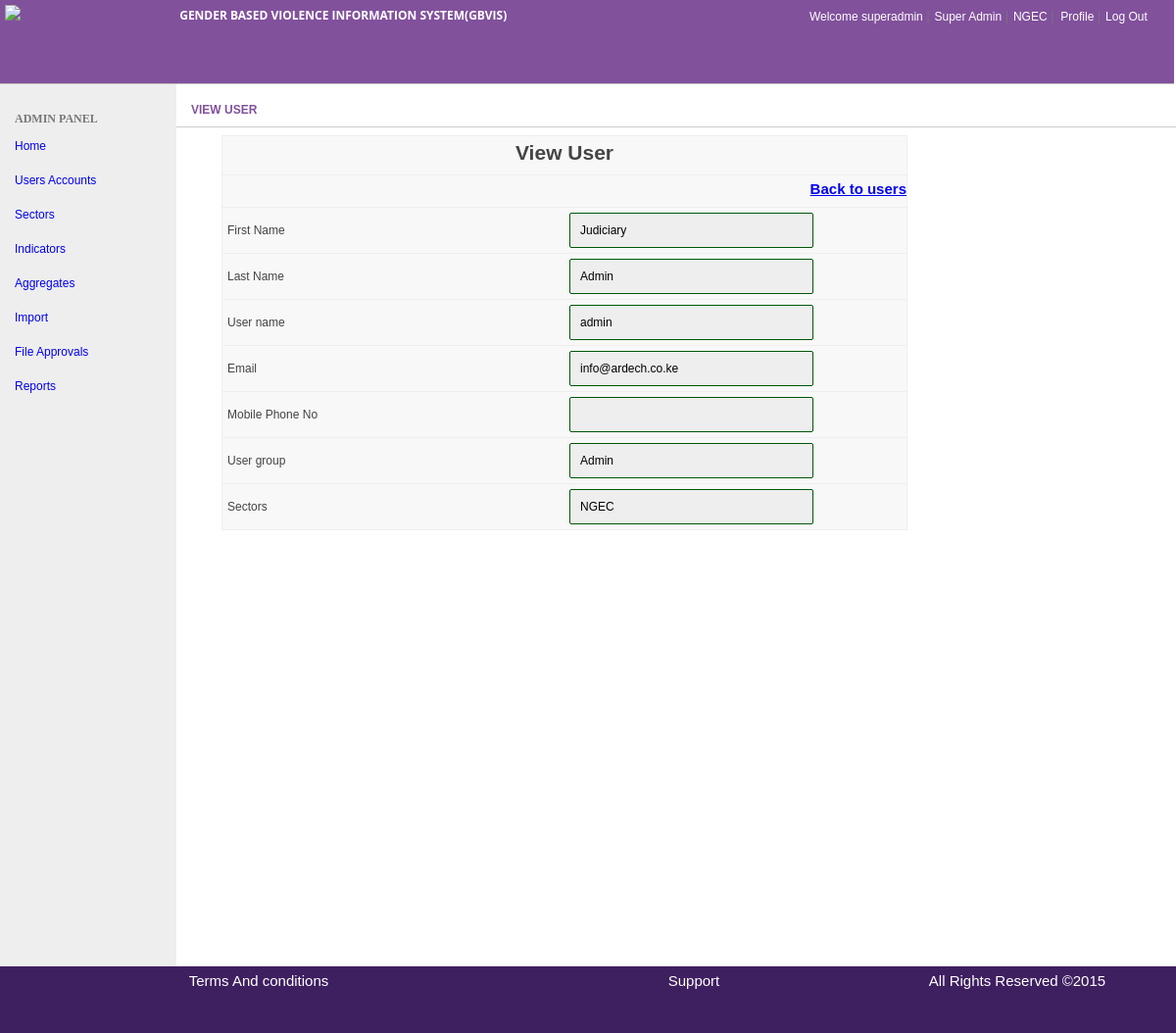
Screenshot of /Data_uploadandapproval/view_file.php?id=12 (signed in) with the database file from the repository.
### tables this page shows
CREATE TABLE IF NOT EXISTS `users` (
  `id` int(11) NOT NULL AUTO_INCREMENT,
  `firstname` varchar(100) NOT NULL,
  `lastname` varchar(100) NOT NULL,
  `mobile_phone` varchar(100) NOT NULL,
  `sector` varchar(100) NOT NULL,
  `username` varchar(50) NOT NULL,
  `password` varchar(50) NOT NULL,
  `email` varchar(50) NOT NULL,
  `user_group` int(11) NOT NULL,
  `join_date` datetime NOT NULL,
  PRIMARY KEY (`id`),
  UNIQUE KEY `username` (`username`)
);

CREATE TABLE IF NOT EXISTS `user_groups` (
  `id` int(11) NOT NULL AUTO_INCREMENT,
  `group_name` varchar(20) NOT NULL,
  `description` varchar(50) DEFAULT NULL,
  `created` datetime DEFAULT NULL,
  PRIMARY KEY (`id`)
);

CREATE TABLE IF NOT EXISTS `sectors` (
  `sector_id` int(10) NOT NULL AUTO_INCREMENT,
  `sector` varchar(100) NOT NULL,
  PRIMARY KEY (`sector_id`)
);

### classes/DB.class.php (called while the page is built, shortened)
<?php
class DB {
    public function processRowSet($rowSet, $singleRow = false)
    {
        $resultArray = array();
        while($row = mysql_fetch_assoc($rowSet))
        {
            array_push($resultArray, $row);
        }
        if($singleRow == true){
            return $resultArray[0];
          }
        return $resultArray;
    }
    public function processRowSetData($rowSet, $singleRow = false)
         {
         $resultArray = array();
         while($row = mysql_fetch_assoc($rowSet))
         {
            array_push($resultArray, $row);
         }
        if($singleRow == true){
            return  $resultArray;
          }
        return $resultArray;
    }
    public function select($table, $where) {
        $sql = "SELECT * FROM $table WHERE $where";
        $result = mysql_query($sql);
        if(mysql_num_rows($result) == 1)
            return $this->processRowSet($result, true);
        return $this->processRowSet($result);
    }
       public function selectData($table, $where) {
        $sql = "SELECT * FROM $table WHERE $where";
        $result = mysql_query($sql);
        if(mysql_num_rows($result) == 1)
            return $this->processRowSetData($result, true);
        return $this->processRowSetData($result);
    }
   }
?>

### classes/UserTools.class.php (called while the page is built, shortened)
<?php
require_once 'DB.class.php';
class UserTools {
	public function get($id)
	{
		$db = new DB();
		$result = $db->select('users', "id = $id");
		return new User($result);
	}
}
?>

### includes/global.inc.php (called while the page is built, shortened)
<?php
require_once 'classes/UserTools.class.php';
require_once 'classes/DB.class.php';
$userTools = new UserTools();
if(isset($_SESSION['logged_in'])) {
	$user = unserialize($_SESSION['user']);
	$_SESSION['user'] = serialize($userTools->get($user->id));
}
?>

### Data_uploadandapproval/view_file.php (the view, shortened to what this page needs)
<?php
require_once 'includes/global.inc.php';
if(isset($_SESSION['logged_in'])) {
$user = unserialize($_SESSION['user']);
$username = "";
$user_group= "";
$email = "";
$user_id = $_GET['id'];
$get_user = $db->selectData("users"," id = $user_id");
foreach ($get_user as $urows)
{
  $firstname = $urows['firstname'];
  $lastname = $urows['lastname'];
  $username = $urows['username'];
  $email = $urows['email'];
  $mobile_phone = $urows['mobile_phone'];
  $user_group = $urows['user_group'];
}
       $groups_result = $db->selectData("user_groups","id = $user_group");
              foreach ($groups_result as $grows)
                      {
                      $group_name = $grows['group_name'];
                      }
include "includes/header.php";
?>
	  <div id="sidebar">
	<div class="sidebar-nav">
	</div>
	  </div>
	  <div id="main-content">
	    <div id="bread-crumbs">
	    </div>
        <div id="content-body">
		<h3 class="page-title">View user</h3>
	       <hr size="1" color="#CCCCCC">
  <div class="profile-data" align="left">
<table class="forms-table" width="700" style="">
   <form method="post" action="<?php echo $_SERVER['PHP_SELF']; ?>">
<tr>
<td colspan="2" style="font:bold 21px arial; text-align:center; border-bottom:1px solid #eee; padding:5px 0 10px 0;"><p >View User </p></td></tr>
<tr>
<td colspan="2" style="font:bold 21px arial; text-align:center; border-bottom:1px solid #eee; padding:5px 0 10px 0;"><p style="float:right; font-size:15px;">  <a href="users_accounts.php">Back to users</a></p><p id="msgDsp" STYLE="color:#FF0000; font-size:14px; "></p>
</td></tr>
<tr>
<td width="50%" class="table-td-input">First Name</td>
<td width="50%" class="table-td-input"><div id='t1'><input type="text" name="lastname" id="lastname" value="<?php echo $firstname; ?>" readonly class=form_textbox_inputs></div></td>
</tr>
<tr>
<td width="50%" class="table-td-input">Last Name</td>
<td width="50%" class="table-td-input"><div id='t1'><input type="text" name="lastname" id="lastname" value="<?php echo $lastname; ?>" readonly  class=form_textbox_inputs></div></td>
</tr>
<tr>
<td width="50%" class="table-td-input">User name</td>
<td width="50%" class="table-td-input"><div id='t1'><input type="text" name="username" id="username" value="<?php echo $username; ?>" readonly class=form_textbox_inputs></div></td>
</tr>
<tr>
<td width="50%" class="table-td-input">Email</td>
<td width="50%" class="table-td-input"><div id='t1'><input type="text" name="email" id="email" value="<?php echo $email; ?>" readonly class=form_textbox_inputs></div></td>
</tr>
<tr>
<td width="50%" class="table-td-input">Mobile Phone No</td>
<td width="50%" class="table-td-input"><div id='t1'><input type="text" name="mobile_phone" id="mobile_phone" value="<?php echo $mobile_phone; ?>" readonly  class=form_textbox_inputs></div></td>
</tr>
<tr>
<td width="50%" class="table-td-input">User group</td>
<td width="50%" class="table-td-input"><div id='s2'><input type="text" name="mobile_phone" id="mobile_phone" value="<?php echo $group_name; ?>" readonly class=form_textbox_inputs></div></td>
</tr>
<tr>
<td width="50%" class="table-td-input">Sectors</td>
<td width="50%" class="table-td-input"><div id='s3'><input type="text" name="mobile_phone" id="mobile_phone" value="<?php echo $user_sector; ?>" readonly class=form_textbox_inputs></div></td>
</tr>
</form>
</table>
<br clear="all">
<br clear="all">
</div><br clear="all">
	    </div>
	  </div>
 <?php
	}
else
{
	header("Location: login.php");
}
?>

### includes/header.php (shortened to what this page needs)
 <?php
            $user_sector_name= $user->sector;
            $Logged_user_group =$user->user_group;
            $group_results = $db->selectData("user_groups","id = $Logged_user_group");
              foreach ($group_results as $urows)
                      {
                      $Logged_group = $urows['group_name'];
                      }
             $sector_results = $db->selectData("sectors","sector_id = $user_sector_name");
              foreach ($sector_results as $urows)
                      {
                      $user_sector = $urows['sector'];
                      }
              ?>
<!DOCTYPE html PUBLIC "-//W3C//DTD XHTML 1.0 Transitional//EN" "http://www.w3.org/TR/xhtml1/DTD/xhtml1-transitional.dtd">
<html>
<head>
<link href="css/style.css" rel="stylesheet" type="text/css">
<link href="css/style2.css" rel="stylesheet" type="text/css">
<link href="css/login_style.css" rel="stylesheet" type="text/css">
<link href="css/popupcss.css" rel="stylesheet" type="text/css">
<link href="css/popup.css" rel="stylesheet" type="text/css">
<link href="css/modal.css" rel="stylesheet" type="text/css">
<link href="css/bootstrap/bootstrap.css" rel="stylesheet" media="screen"/>
 <link rel="stylesheet" href="/js/jquery-ui-1.11.2.custom/jquery-ui.css">
</head>
<body>
<div id="gbiv-wrapper">
<div id="header">
   <div class="logo">
      <img src="images/logo.png" height="70" />
	</div>
    <div class="menuLinks">
	  <div class="top-menuLinks">
	   <div class="system-title">
	  <h3 class="title-name">Gender Based Violence Information System(GBVIS)</h3>
      </div>
	  <div class="user_status_nav">
	    <section class="login-status-sec">
		<font style="font-family:Verdana, Geneva, sans-serif; font-size:12px; color:white;padding-right:2px;"> Welcome <?php echo  $user->username;?></font>|
		<font style="font-family:Verdana, Geneva, sans-serif; font-size:12px; color:white;padding-right:2px;"> <?php echo $Logged_group; ?></font>|
		<font style="font-family:Verdana, Geneva, sans-serif; font-size:12px; color:white;padding-right:2px;"> <?php echo $user_sector; ?></font>|
           <a href="profile.php" align="left" style="font-family:Verdana, Geneva, sans-serif; font-size:12px; color:white; text-decoration:none;padding-right:2px;padding-left:2px;">Profile</a>|
            <a href="logout.php" align="left" style="font-family:Verdana, Geneva, sans-serif; font-size:12px; color:white; text-decoration:none;padding-right:2px;">Log Out</a>
	   </section>
	</div>
	</div>
	<div class="bottom-menuLinks">
	</div>
	 </div>
 </div>
 <div id="gbvis-main">

### css/style.css (style rules this page uses)
html { color: #000; background: none repeat scroll 0% 0% #FFF; }
body { color: #777; font-size: 12px; font-family: "Open Sans",Tahoma,Arial sans-serif; font-style: normal; font-weight: normal; }
body, div, dl, dt, dd, ul, ol, li, h1, h2, h3, h4, h5, h6, pre, code, form, fieldset, legend, input, textarea, p, blockquote, th, td, address { margin: 0px; padding: 0px; }
h3 { font-size: 12px; text-transform: uppercase; line-height: 22px; }
#gbiv-wrapper { font-size: 100%; line-height: 2; min-height: 975px; min-width: 1024px; width: 100%; height:100% }
#header { width:99%; margin: 0px 0px; padding: 5px; background:#81519C; border-bottom:1px solid #c6c2c1; height: 75px; display: inline-flex; }
.logo { float:left;width:15%; height:100%; min-width:168px; }
#header .menuLinks { float: left; width:85%; }
#header .menuLinks .top-menuLinks { float:left;width:98%; height:70%; display: inline-flex; }
#header .menuLinks .top-menuLinks .system-title { float:left;width:54%; height:100%; }
#header .menuLinks .top-menuLinks .user_status_nav { float:right;width:46%; height:100%; }
#header .menuLinks .bottom-menuLinks { loat:left;width:98%; height:30%; }
.title-name { text-size:18px; color:white; font-family: TStar-Bol width:25%; }
.login-status-sec { float:right; }
#gbvis-main { overflow: hidden; width:100%; height:80%; min-height:900px; display:block; }
#sidebar { display:block; width:15%; float:left; background: none repeat scroll 0% 0% #EEE; height:100%; min-height: 900px; }
.sidebar-nav { margin-left:15px; }
#main-content { display:block; background-color: #FFF; width:85%; height:100%; float:left; min-height: 900px; }
#bread-crumbs { background: none repeat scroll 0px center transparent; width:100%; height:5%; min-height:15px; }
#content-body { width:100%; height:88%; min-height:800px; overflow-y: hide; }
.page-title { font-family:Verdana, Geneva, sans-serif; font-size:12px; color:#81519C;padding-left:15px; }
.profile-data { width:96%; font-family: "Open Sans",Arial sans-serif; font-size: 12px; font-weight: normal; line-height: 26px; color: #444; margin-left:11px;padding-left:5px; height: 98%; overflow-y: hide; min-height: 500px; }
.form_textbox_inputs { min-width:150px; width:67%;height:20px;font-family:Verdana, Geneva, sans-serif; font-size:12px;padding:7px; padding-left:10px; padding-right:10px;border: 1px solid #99e;outline:none;border-radius: 2px;-moz-border-radius: 2px;-webkit-border-radius:2px; line-height:20px; }
.forms-table { margin:8px 20px 16px 30px; background:#f8f8f8; border:1px solid #eee; padding:10px; }
.table-td-input { border-bottom:1px solid #eee; padding:5px; }
.logo img { height:70px; }

### css/popupcss.css (style rules this page uses)
#email { background-image:url(../images/email.png); background-repeat:no-repeat; background-position:5px 7px; }

### rows the page displays
users: username "superadmin"
user_groups: group_name "Super Admin"
sectors: sector "NGEC", mobile_phone "NGEC"
users: lastname "Judiciary", lastname "Admin", username "admin", email "info@ardech.co.ke"
user_groups: mobile_phone "Admin"
